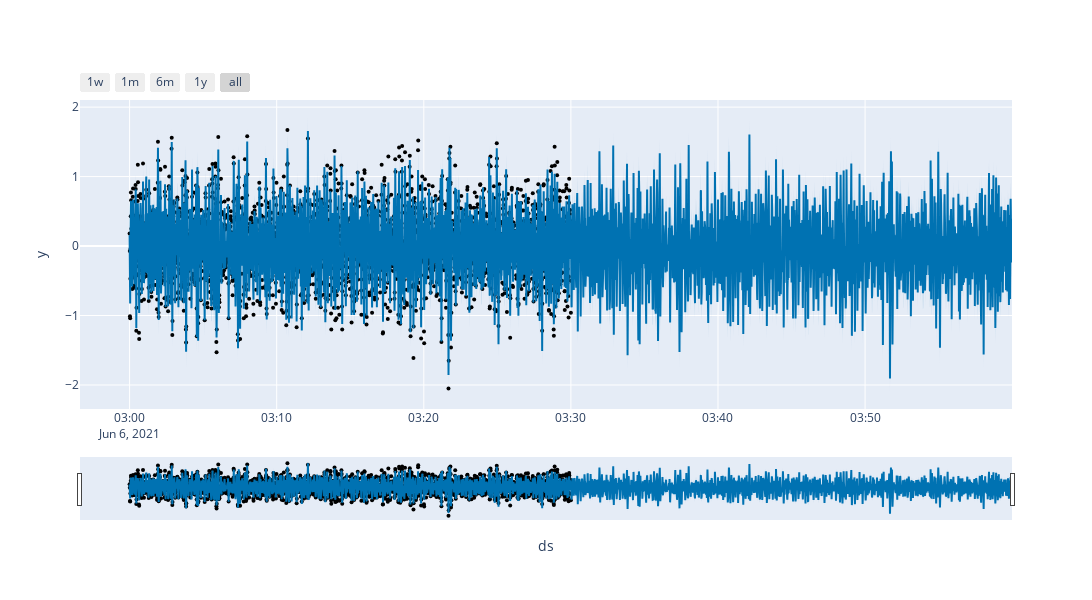

This figure's notebook cell:
### Code cell
fig = plot_plotly(m, forecast)
fig.update_layout(width=1350, height=600) 
fig.show()

### Figure 1 — Plotly figure (JSON) as saved in the notebook; plotly's stock layout.template omitted (floating-point values rounded to 4 significant figures; data arrays with more than 128 entries replaced by an {"elided": "..."} marker saying what was removed)
{"data": [{"marker": {"color": "black", "size": 4}, "mode": "markers", "name": "Actual", "type": "scatter", "x": {"elided": "2305 str values"}, "y": {"elided": "2305 float values"}}, {"hoverinfo": "skip", "line": {"width": 0}, "mode": "lines", "type": "scatter", "x": {"elided": "4608 str values"}, "y": {"elided": "4608 float values"}}, {"fill": "tonexty", "fillcolor": "rgba(0, 114, 178, 0.2)", "line": {"color": "#0072B2", "width": 2}, "mode": "lines", "name": "Predicted", "type": "scatter", "x": {"elided": "4608 str values"}, "y": {"elided": "4608 float values"}}, {"fill": "tonexty", "fillcolor": "rgba(0, 114, 178, 0.2)", "hoverinfo": "skip", "line": {"width": 0}, "mode": "lines", "type": "scatter", "x": {"elided": "4608 str values"}, "y": {"elided": "4608 float values"}}], "layout": {"height": 600, "showlegend": false, "width": 1350, "xaxis": {"rangeselector": {"buttons": [{"count": 7, "label": "1w", "step": "day", "stepmode": "backward"}, {"count": 1, "label": "1m", "step": "month", "stepmode": "backward"}, {"count": 6, "label": "6m", "step": "month", "stepmode": "backward"}, {"count": 1, "label": "1y", "step": "year", "stepmode": "backward"}, {"step": "all"}]}, "rangeslider": {"visible": true}, "title": {"text": "ds"}, "type": "date"}, "yaxis": {"title": {"text": "y"}}}}
